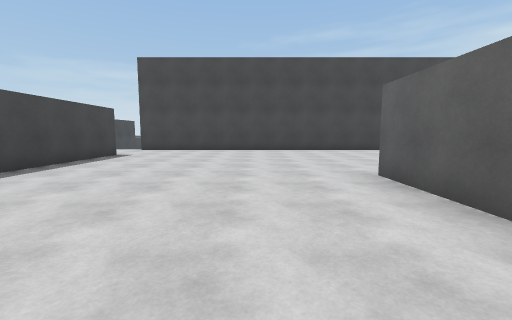
[1] (above)

24 first-person views from a walk through a 3-D level made in the Unity game engine. The camera is 1.3 m above the floor, tilts 6° down and sees 90° across. The floor is counted in squares, 2 m on a side. Each view is taken from the middle of a square. On the plan, view 1 faces up. The plan holds only what a view shows up to about 9 squares ahead; the rest is blank. The place goes on beyond the plan. The player is left out. Surface patterns are stand-ins for the level's own textures.

[2]
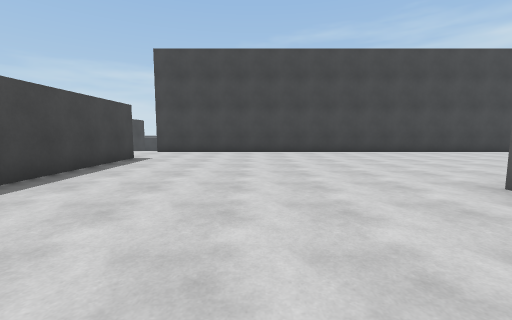

[3]
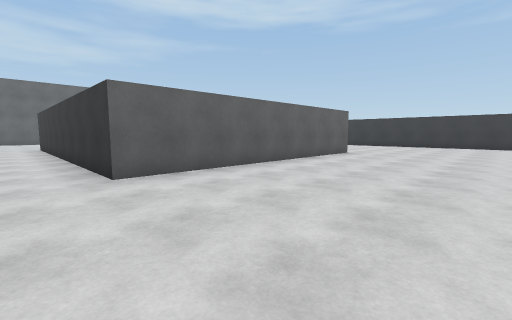

[4]
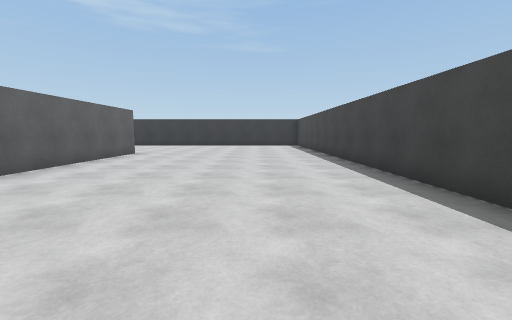

[5]
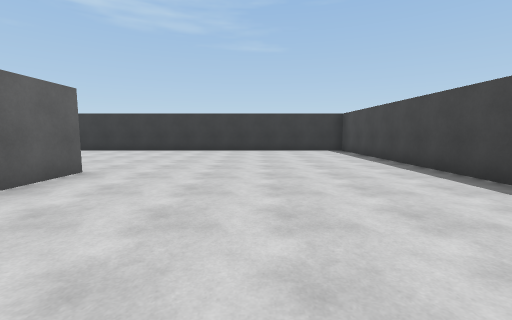

[6]
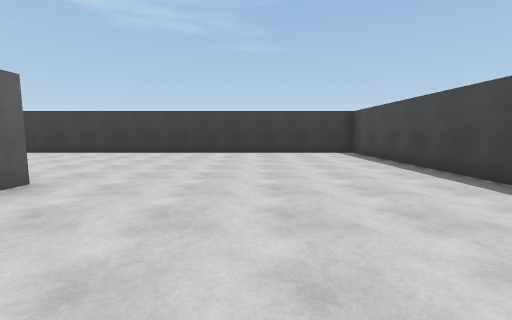

[7]
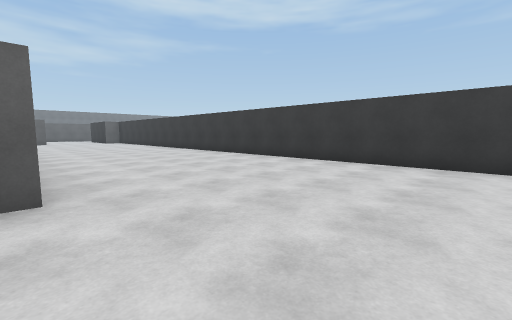

[8]
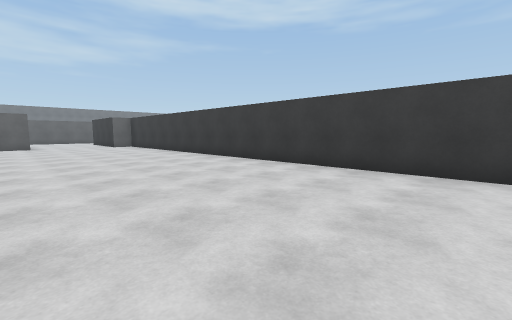

[9]
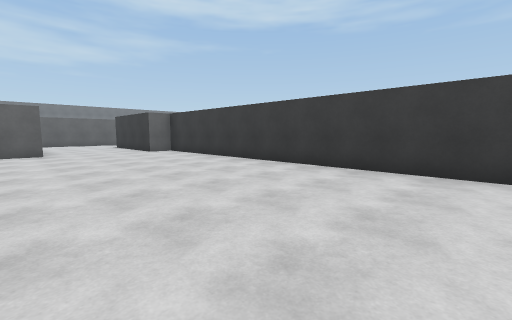

[10]
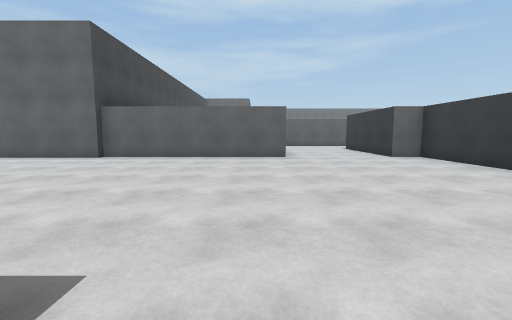

[11]
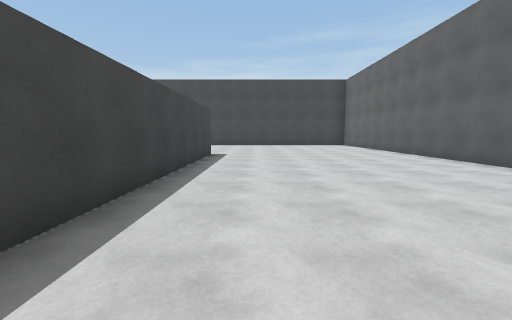

[12]
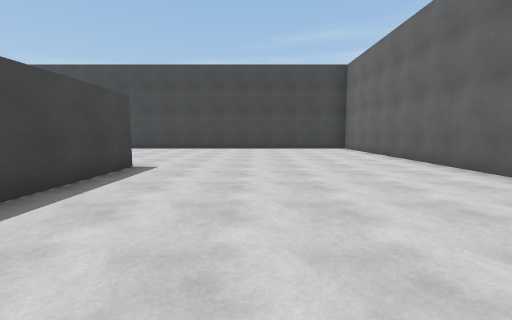

[13]
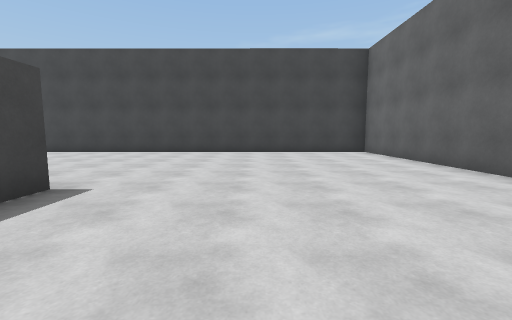

[14]
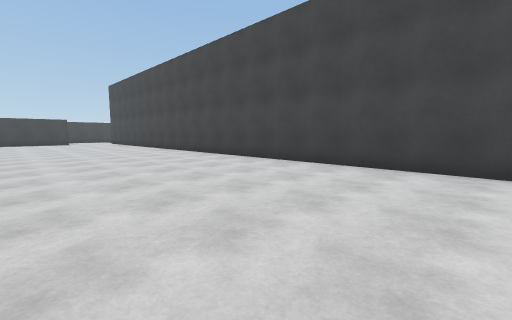

[15]
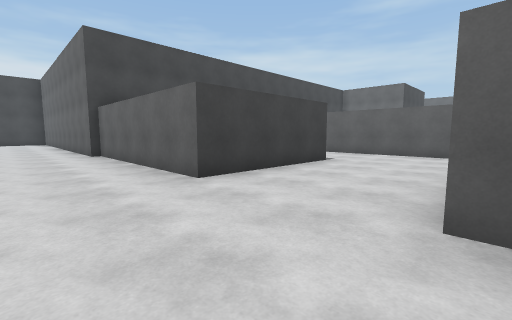

[16]
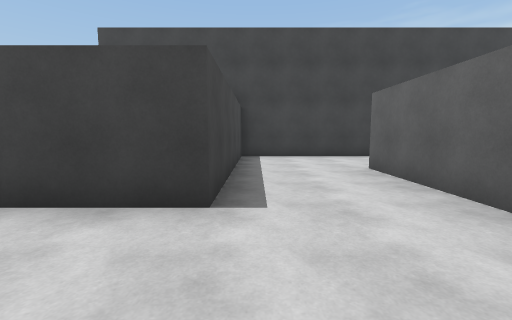

[17]
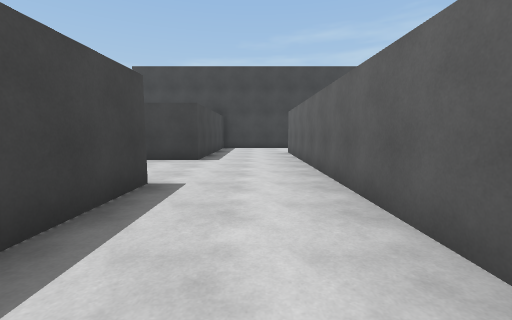

[18]
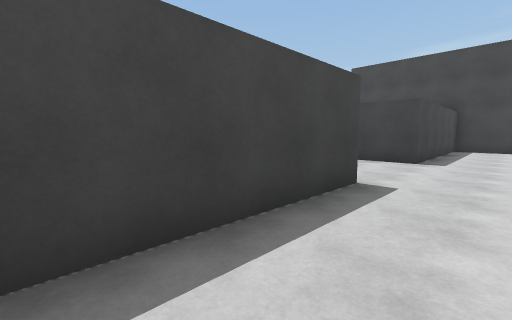

[19]
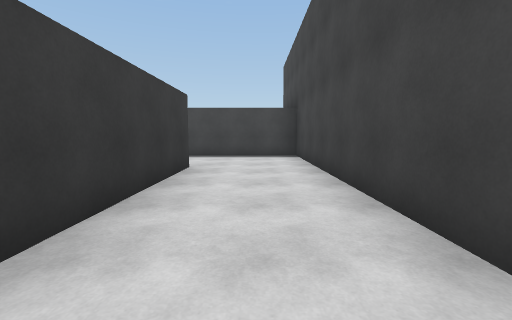

[20]
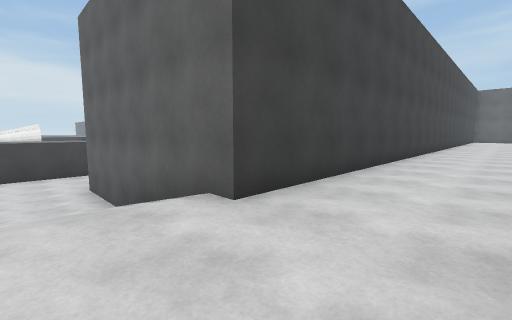

[21]
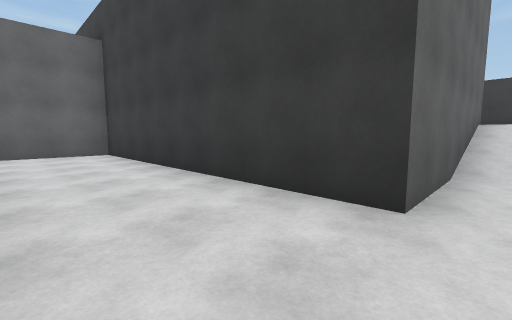

[22]
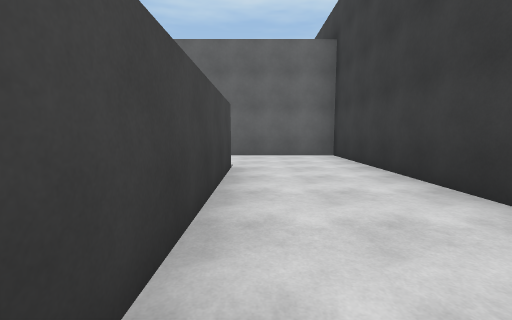

[23]
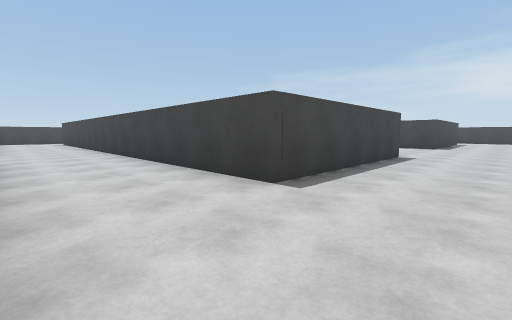

[24]
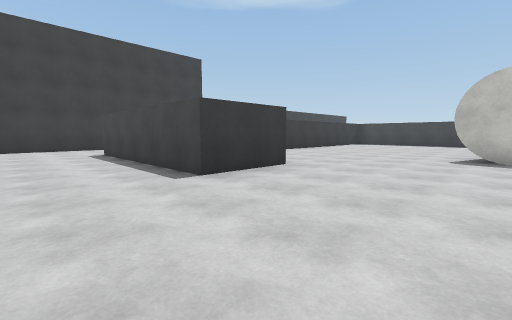

### Floor plan
Key: @ floor where view 1 was taken; # wall or solid block; . main floor; - floor 1.75 m lower than the main floor; / step, stairs or slope.
Columns run from 6 left of view 1 to 28 right of it. Each row starts with its distance up from view 1.
 28         --
 27  #--------
 26 ----------
 25 ----------
 24 ----------
 23 -----###--
 22  ---   #--
 21        #--
 20        #--
 19 ########--#
 18 ----------#
 17 ----------#
 16 ----------#
 15 --#########
 14 --#
 13 //#
 12 //#
 11 //#
 10 ..######################
  9 .......................#
  8 .......................#
  7  ##....................#
  6   #....................#
  5   #....................#
  4   #.....#########......#
  3   #.....#       #......#
  2   #.....#       #......#
  1   #.....#       #......#
  0   #...@.#       #......#  ########
 -1   #.....#       #......#  #........
 -2   #.....#       #......#  #.......
 -3   #.....#       #......#  #..#####
 -4   #....................#  #..#
 -5   #....................####..#
 -6   #..........................#
 -7   #..........................#
 -8   #....................####..#
 -9   ######################  #..#
-10                           #..#
-11                           #..

Where each view was taken, in squares from view 1:
view 1: 0 up, 0 right, facing up
view 2: 1 up, 1 left, facing up
view 3: 5 up, 2 left, facing down-right
view 4: 5 up, 2 left, facing down
view 5: 1 up, 1 left, facing down
view 6: 0 up, 1 left, facing down
view 7: 3 down, 1 left, facing down-right
view 8: 4 down, 4 right, facing down-right
view 9: 4 down, 8 right, facing down-right
view 10: 4 down, 10 right, facing right
view 11: 4 down, 12 right, facing up
view 12: 1 down, 13 right, facing up
view 13: 1 up, 13 right, facing up
view 14: 5 up, 13 right, facing up-left
view 15: 8 down, 15 right, facing up-right
view 16: 7 down, 21 right, facing up
view 17: 11 down, 22 right, facing up
view 18: 11 down, 22 right, facing up-left
view 19: 1 down, 28 right, facing left
view 20: 8 up, 6 left, facing up-right
view 21: 18 up, 5 left, facing down-right
view 22: 18 up, 4 left, facing right
view 23: 16 up, 3 right, facing up-left
view 24: 27 up, 3 right, facing down-left
